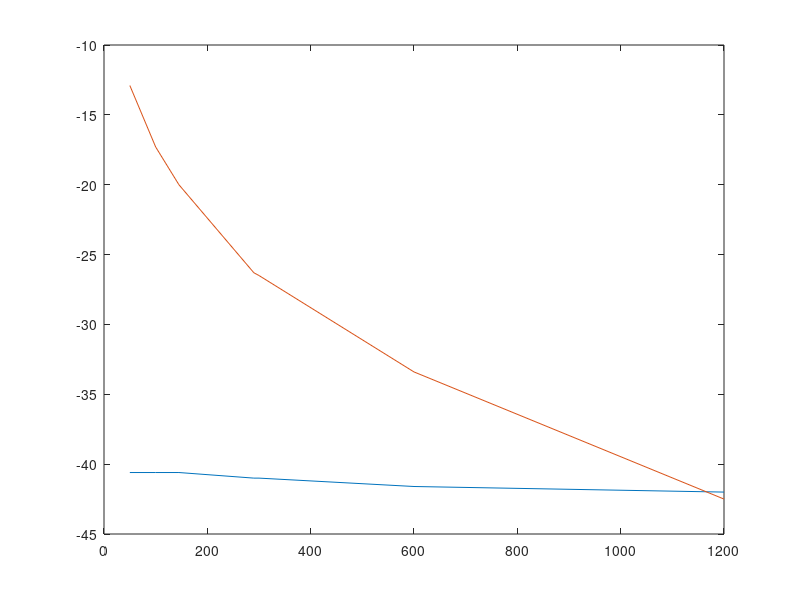
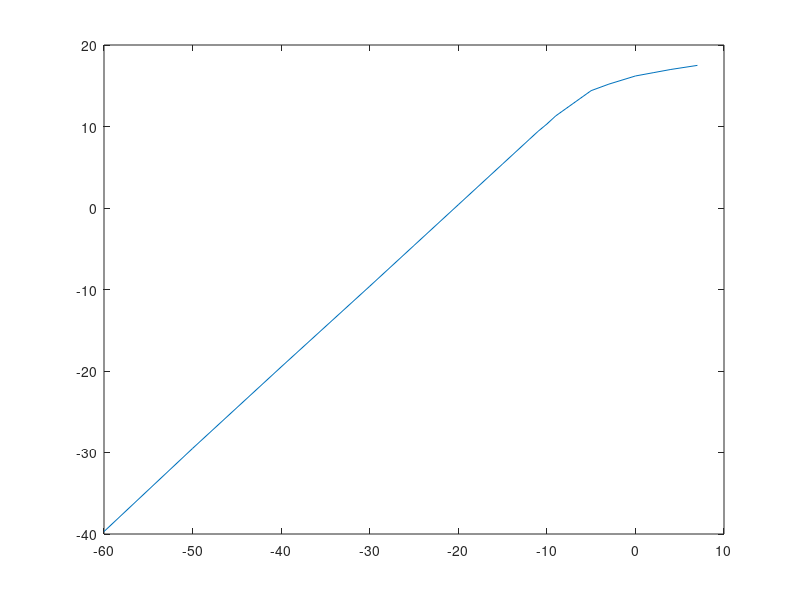
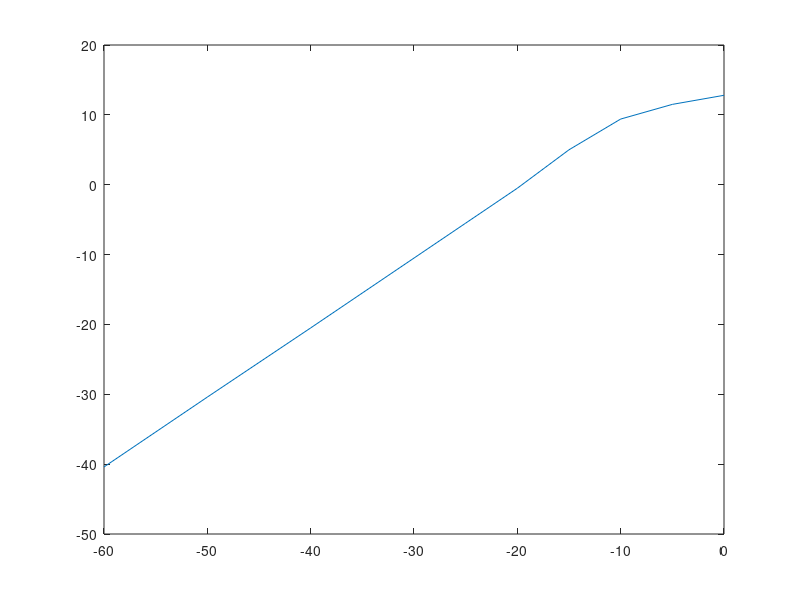

Here is the MATLAB script that generated these plots, in order:
%% tabulka 2
f = [50 100 145 290 300 600 1200];
Pi = [-40.6 -40.6 -40.6 -41 -41 -41.6 -42];
Po = [-12.9 -17.3 -20 -26.3 -26.5 -33.4 -42.5];
G = 20.6;

figure(1)
plot(f,Pi,f,Po)

%% tabulka 4
Pi = [-60 -50 -40 -30 -25 -20 -15 -12 -11 -10 -9 -5 -3 0 2 4 7];
Po = [-39.7 -29.5 -19.5 -9.6 -4.6 0.4 5.4 8.4 9.4 10.3 11.3 14.4 15.2 16.2 16.6 17 17.5];

figure(2)
plot(Pi,Po)

%% tabulka 6
Pi = [-60 -50 -40 -30 -25 -20 -15 -10 -5 0];
Po1 = [-40.4 -30.4 -20.5 -10.5 -5.5 -0.5 5 9.4 11.5 12.8];
% Po3 = [-71 -57.1 -39.8 -15.8 -3.8 -0.4];

figure(3)
plot(Pi,Po1)